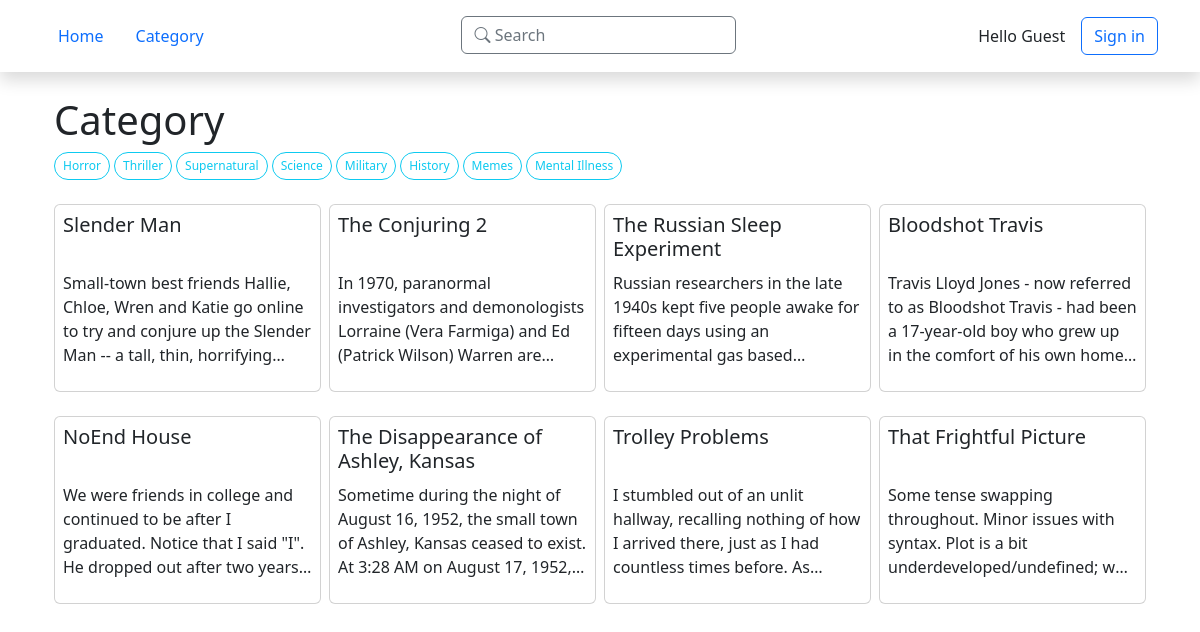
Page /oldstimes/category on the committed database.
### old_straits_times/models.py (models this page shows, shortened)
class Genre(models.Model):
    name = models.CharField(max_length=30)

class Story(models.Model):
    title = models.CharField(max_length=50)
    author = models.ForeignKey(Author, on_delete=models.CASCADE)
    genre = models.ManyToManyField(Genre)
    abstract = models.TextField(max_length=250, blank=True,
                                   validators=[MaxLengthValidator(250)])
    date_published = models.DateTimeField('date published', auto_now_add=True)
    date_last_updated = models.DateTimeField('date last updated')
    views_in_week = models.IntegerField(default=0)
    views_total = models.IntegerField(default=0)
    content = RichTextField()
    def get_genre(self):
        return ", ".join([s.name for s in self.genre.all()])
    get_genre.short_description = 'Genre'

### old_straits_times/views.py (the view)
# urls.py: path('category', views.category, name='category'),
def category(request):
    template_name = 'old_straits_times/category.html'
    all_genre = Genre.objects.all()
    context = { 'all_genre': all_genre }
    selectedGenre = request.GET.getlist('genre')
    stories = Story.objects.filter(genre__in=selectedGenre).distinct() if selectedGenre else Story.objects.all()
    context['stories'] = stories[:20]
    return render(request, template_name, context)

### old_straits_times/templates/old_straits_times/category.html (shortened to what this page needs)
{% extends './base.html' %}
{% block content %}
    <div class="container">
        <h1>Category</h1>
        <form>
            <ul class="list-unstyled category-select-genre-list d-flex flex-wrap">
                {% for genre in all_genre %}
                    <li class="mb-2">
                        <label category-genre-item class="btn btn-sm rounded-pill fs-7">{{ genre.name }}</label>
                    </li>
                {% endfor %}
            </ul>
        </form>
        <div class="row gy-4 gx-2 category-stories">
            {% for story in stories %}
                <div class="col-6 col-lg-3">
                    <a class="text-muted text-decoration-none" href="{% url 'oldstimes:story' story.id %}">
                        <div class="card p-2">
                            <h5 class="title">{{ story.title }}</h5>
                            <p class="abstract">{{ story.abstract }}</p>
                        </div>
                    </a>
                </div>
            {% endfor %}
        </div>
    </div>
{% endblock content %}

### old_straits_times/static/old_straits_times/customs.css (style rules this page uses)
.fs-7 { font-size: 0.75rem !important; }
.category-select-genre-list > li:not(:last-child) { margin-right: .25rem; }
.category-stories h5.title { height: 2.5em; overflow: hidden; text-overflow: ellipsis; display: -webkit-box; -webkit-line-clamp: 2; line-clamp: 2; -webkit-box-orient: vertical; }
.category-stories p.abstract { overflow: hidden; text-overflow: ellipsis; display: -webkit-box; -webkit-line-clamp: 4; line-clamp: 4; -webkit-box-orient: vertical; }

### rows in the picture
Genre: name "Horror"
Genre: name "Thriller"
Genre: name "Supernatural"
Genre: name "Science"
Genre: name "Military"
Genre: name "History"
Genre: name "Memes"
Genre: name "Mental Illness"
Story: title "Slender Man", abstract "Small-town best friends Hallie, Chloe, Wren and Katie go online to try and conjure up the Slender Man -- a tall, thin,…"
Story: title "The Conjuring 2", abstract "In 1970, paranormal investigators and demonologists Lorraine (Vera Farmiga) and Ed (Patrick Wilson) Warren…"
Story: title "The Russian Sleep Experiment", abstract "Russian researchers in the late 1940s kept five people awake for fifteen days using an experimental gas…"
Story: title "Bloodshot Travis", abstract "Travis Lloyd Jones - now referred to as Bloodshot Travis - had been a 17-year-old boy who grew up in the comfort of his own…"
Story: title "NoEnd House", abstract "We were friends in college and continued to be after I graduated. Notice that I said \"I\". He dropped out after two…"
Story: title "The Disappearance of Ashley, Kansas", abstract "Sometime during the night of August 16, 1952, the small town of Ashley, Kansas ceased to exist. At 3:28 AM on August 17, 1952,…"
Story: title "Trolley Problems", abstract "I stumbled out of an unlit hallway, recalling nothing of how I arrived there, just as I had countless times before.…"
Story: title "That Frightful Picture", abstract "Some tense swapping throughout. Minor issues with syntax. Plot is a bit underdeveloped/undefined;…"
